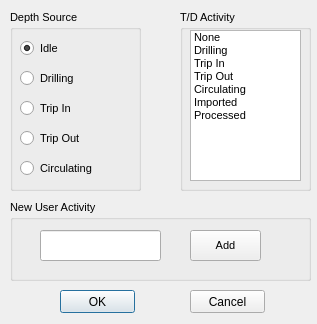
<?xml version="1.0" encoding="UTF-8"?>
<ui version="4.0">
 <class>DialogActivatySettings</class>
 <widget class="QDialog" name="DialogActivatySettings">
  <property name="geometry">
   <rect>
    <x>0</x>
    <y>0</y>
    <width>317</width>
    <height>324</height>
   </rect>
  </property>
  <property name="windowTitle">
   <string>Dialog</string>
  </property>
  <widget class="QPushButton" name="pushButton">
   <property name="geometry">
    <rect>
     <x>60</x>
     <y>290</y>
     <width>75</width>
     <height>23</height>
    </rect>
   </property>
   <property name="text">
    <string>OK</string>
   </property>
  </widget>
  <widget class="QPushButton" name="pushButton_2">
   <property name="geometry">
    <rect>
     <x>190</x>
     <y>290</y>
     <width>75</width>
     <height>23</height>
    </rect>
   </property>
   <property name="text">
    <string>Cancel</string>
   </property>
  </widget>
  <widget class="QGroupBox" name="groupBox_5">
   <property name="geometry">
    <rect>
     <x>10</x>
     <y>10</y>
     <width>131</width>
     <height>181</height>
    </rect>
   </property>
   <property name="font">
    <font>
     <pointsize>8</pointsize>
    </font>
   </property>
   <property name="title">
    <string>Depth Source</string>
   </property>
   <widget class="QRadioButton" name="radioButton">
    <property name="geometry">
     <rect>
      <x>10</x>
      <y>30</y>
      <width>89</width>
      <height>16</height>
     </rect>
    </property>
    <property name="text">
     <string>Idle</string>
    </property>
    <property name="checked">
     <bool>true</bool>
    </property>
   </widget>
   <widget class="QRadioButton" name="radioButton_2">
    <property name="geometry">
     <rect>
      <x>10</x>
      <y>60</y>
      <width>141</width>
      <height>16</height>
     </rect>
    </property>
    <property name="text">
     <string>Drilling</string>
    </property>
   </widget>
   <widget class="QRadioButton" name="radioButton_3">
    <property name="geometry">
     <rect>
      <x>10</x>
      <y>90</y>
      <width>131</width>
      <height>16</height>
     </rect>
    </property>
    <property name="text">
     <string>Trip In</string>
    </property>
   </widget>
   <widget class="QRadioButton" name="radioButton_4">
    <property name="geometry">
     <rect>
      <x>10</x>
      <y>120</y>
      <width>89</width>
      <height>16</height>
     </rect>
    </property>
    <property name="text">
     <string>Trip Out</string>
    </property>
   </widget>
   <widget class="QRadioButton" name="radioButton_5">
    <property name="geometry">
     <rect>
      <x>10</x>
      <y>150</y>
      <width>89</width>
      <height>16</height>
     </rect>
    </property>
    <property name="text">
     <string>Circulating</string>
    </property>
   </widget>
  </widget>
  <widget class="QGroupBox" name="groupBox_6">
   <property name="geometry">
    <rect>
     <x>180</x>
     <y>10</y>
     <width>131</width>
     <height>181</height>
    </rect>
   </property>
   <property name="font">
    <font>
     <pointsize>8</pointsize>
    </font>
   </property>
   <property name="title">
    <string>T/D Activity</string>
   </property>
   <widget class="QListWidget" name="listWidget">
    <property name="geometry">
     <rect>
      <x>10</x>
      <y>20</y>
      <width>111</width>
      <height>151</height>
     </rect>
    </property>
    <item>
     <property name="text">
      <string>None</string>
     </property>
    </item>
    <item>
     <property name="text">
      <string>Drilling</string>
     </property>
    </item>
    <item>
     <property name="text">
      <string>Trip In</string>
     </property>
    </item>
    <item>
     <property name="text">
      <string>Trip Out</string>
     </property>
    </item>
    <item>
     <property name="text">
      <string>Circulating</string>
     </property>
    </item>
    <item>
     <property name="text">
      <string>Imported</string>
     </property>
    </item>
    <item>
     <property name="text">
      <string>Processed</string>
     </property>
    </item>
   </widget>
  </widget>
  <widget class="QGroupBox" name="groupBox_7">
   <property name="geometry">
    <rect>
     <x>10</x>
     <y>200</y>
     <width>301</width>
     <height>81</height>
    </rect>
   </property>
   <property name="font">
    <font>
     <pointsize>8</pointsize>
    </font>
   </property>
   <property name="title">
    <string>New User Activity</string>
   </property>
   <widget class="QLineEdit" name="lineEdit">
    <property name="geometry">
     <rect>
      <x>30</x>
      <y>30</y>
      <width>121</width>
      <height>31</height>
     </rect>
    </property>
   </widget>
   <widget class="QPushButton" name="pushButton_3">
    <property name="geometry">
     <rect>
      <x>180</x>
      <y>30</y>
      <width>71</width>
      <height>31</height>
     </rect>
    </property>
    <property name="text">
     <string>Add</string>
    </property>
   </widget>
  </widget>
 </widget>
 <resources/>
 <connections/>
</ui>
